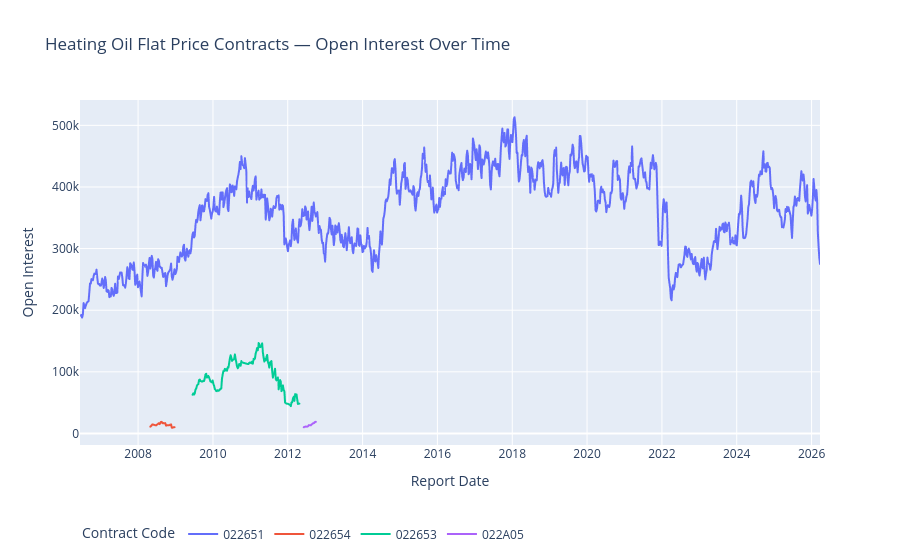

Write notebook code for a chart like this one.
### Markdown cell above
## Open Interest Over Time by Contract Code

### Code cell
fig = px.line(
    ho.sort_values("report_date_as_yyyy_mm_dd"),
    x="report_date_as_yyyy_mm_dd",
    y="open_interest_all",
    color="cftc_contract_market_code",
    hover_data=["market_and_exchange_names"],
    title="Heating Oil Flat Price Contracts — Open Interest Over Time",
    labels={
        "report_date_as_yyyy_mm_dd": "Report Date",
        "open_interest_all": "Open Interest",
        "cftc_contract_market_code": "Contract Code",
    },
)
fig.update_layout(legend=dict(orientation="h", yanchor="bottom", y=-0.3))
fig.show()

### Figure 1 — Plotly figure (JSON) as saved in the notebook; plotly's stock layout.template omitted (floating-point values rounded to 4 significant figures; data arrays with more than 128 entries replaced by an {"elided": "..."} marker saying what was removed)
{"data": [{"customdata": {"elided": "1033x1 str values"}, "hovertemplate": "Contract Code=022651<br>Report Date=%{x}<br>Open Interest=%{y}<br>market_and_exchange_names=%{customdata[0]}<extra></extra>", "legendgroup": "022651", "line": {"color": "#636efa", "dash": "solid"}, "marker": {"symbol": "circle"}, "mode": "lines", "name": "022651", "showlegend": true, "type": "scattergl", "x": {"elided": "1033 str values"}, "xaxis": "x", "y": {"elided": "1033 int values"}, "yaxis": "y"}, {"customdata": [["EUR STYLE HEATING OIL OPTIONS - NEW YORK MERCANTILE EXCHANGE"], ["EUR STYLE HEATING OIL OPTIONS - NEW YORK MERCANTILE EXCHANGE"], ["EUR STYLE HEATING OIL OPTIONS - NEW YORK MERCANTILE EXCHANGE"], ["EUR STYLE HEATING OIL OPTIONS - NEW YORK MERCANTILE EXCHANGE"], ["EUR STYLE HEATING OIL OPTIONS - NEW YORK MERCANTILE EXCHANGE"], ["EUR STYLE HEATING OIL OPTIONS - NEW YORK MERCANTILE EXCHANGE"], ["EUR STYLE HEATING OIL OPTIONS - NEW YORK MERCANTILE EXCHANGE"], ["EUR STYLE HEATING OIL OPTIONS - NEW YORK MERCANTILE EXCHANGE"], ["EUR STYLE HEATING OIL OPTIONS - NEW YORK MERCANTILE EXCHANGE"], ["EUR STYLE HEATING OIL OPTIONS - NEW YORK MERCANTILE EXCHANGE"], ["EUR STYLE HEATING OIL OPTIONS - NEW YORK MERCANTILE EXCHANGE"], ["EUR STYLE HEATING OIL OPTIONS - NEW YORK MERCANTILE EXCHANGE"], ["EUR STYLE HEATING OIL OPTIONS - NEW YORK MERCANTILE EXCHANGE"], ["EUR STYLE HEATING OIL OPTIONS - NEW YORK MERCANTILE EXCHANGE"], ["EUR STYLE HEATING OIL OPTIONS - NEW YORK MERCANTILE EXCHANGE"], ["EUR STYLE HEATING OIL OPTIONS - NEW YORK MERCANTILE EXCHANGE"], ["EUR STYLE HEATING OIL OPTIONS - NEW YORK MERCANTILE EXCHANGE"], ["EUR STYLE HEATING OIL OPTIONS - NEW YORK MERCANTILE EXCHANGE"], ["EUR STYLE HEATING OIL OPTIONS - NEW YORK MERCANTILE EXCHANGE"], ["EUR STYLE HEATING OIL OPTIONS - NEW YORK MERCANTILE EXCHANGE"], ["EUR STYLE HEATING OIL OPTIONS - NEW YORK MERCANTILE EXCHANGE"], ["EUR STYLE HEATING OIL OPTIONS - NEW YORK MERCANTILE EXCHANGE"], ["EUR STYLE HEATING OIL OPTIONS - NEW YORK MERCANTILE EXCHANGE"], ["EUR STYLE HEATING OIL OPTIONS - NEW YORK MERCANTILE EXCHANGE"], ["EUR STYLE HEATING OIL OPTIONS - NEW YORK MERCANTILE EXCHANGE"], ["EUR STYLE HEATING OIL OPTIONS - NEW YORK MERCANTILE EXCHANGE"], ["EUR STYLE HEATING OIL OPTIONS - NEW YORK MERCANTILE EXCHANGE"], ["EUR STYLE HEATING OIL OPTIONS - NEW YORK MERCANTILE EXCHANGE"]], "hovertemplate": "Contract Code=022654<br>Report Date=%{x}<br>Open Interest=%{y}<br>market_and_exchange_names=%{customdata[0]}<extra></extra>", "legendgroup": "022654", "line": {"color": "#EF553B", "dash": "solid"}, "marker": {"symbol": "circle"}, "mode": "lines", "name": "022654", "showlegend": true, "type": "scattergl", "x": ["2008-04-29T00:00:00.000000000", "2008-05-06T00:00:00.000000000", "2008-05-13T00:00:00.000000000", "2008-05-20T00:00:00.000000000", "2008-06-24T00:00:00.000000000", "2008-07-22T00:00:00.000000000", "2008-07-29T00:00:00.000000000", "2008-08-05T00:00:00.000000000", "2008-08-12T00:00:00.000000000", "2008-08-19T00:00:00.000000000", "2008-08-26T00:00:00.000000000", "2008-09-02T00:00:00.000000000", "2008-09-09T00:00:00.000000000", "2008-09-16T00:00:00.000000000", "2008-09-23T00:00:00.000000000", "2008-09-30T00:00:00.000000000", "2008-10-07T00:00:00.000000000", "2008-10-14T00:00:00.000000000", "2008-10-21T00:00:00.000000000", "2008-10-28T00:00:00.000000000", "2008-11-04T00:00:00.000000000", "2008-11-11T00:00:00.000000000", "2008-11-18T00:00:00.000000000", "2008-11-25T00:00:00.000000000", "2008-12-02T00:00:00.000000000", "2008-12-09T00:00:00.000000000", "2008-12-16T00:00:00.000000000", "2008-12-22T00:00:00.000000000"], "xaxis": "x", "y": [10949, 11824, 13387, 14749, 13085, 16667, 15053, 16962, 18638, 18815, 16541, 16807, 16371, 16503, 16730, 12581, 13248, 13342, 13340, 13393, 13470, 14319, 14698, 9242, 9405, 9665, 10197, 10085], "yaxis": "y"}, {"customdata": {"elided": "141x1 str values"}, "hovertemplate": "Contract Code=022653<br>Report Date=%{x}<br>Open Interest=%{y}<br>market_and_exchange_names=%{customdata[0]}<extra></extra>", "legendgroup": "022653", "line": {"color": "#00cc96", "dash": "solid"}, "marker": {"symbol": "circle"}, "mode": "lines", "name": "022653", "showlegend": true, "type": "scattergl", "x": {"elided": "141 str values"}, "xaxis": "x", "y": {"elided": "141 int values"}, "yaxis": "y"}, {"customdata": [["GULF COAST ULSD SWAP - NEW YORK MERCANTILE EXCHANGE"], ["GULF COAST ULSD SWAP - NEW YORK MERCANTILE EXCHANGE"], ["GULF COAST ULSD SWAP - NEW YORK MERCANTILE EXCHANGE"], ["GULF COAST ULSD SWAP - NEW YORK MERCANTILE EXCHANGE"], ["GULF COAST ULSD SWAP - NEW YORK MERCANTILE EXCHANGE"], ["GULF COAST ULSD SWAP - NEW YORK MERCANTILE EXCHANGE"], ["GULF COAST ULSD SWAP - NEW YORK MERCANTILE EXCHANGE"], ["GULF COAST ULSD SWAP - NEW YORK MERCANTILE EXCHANGE"], ["GULF COAST ULSD SWAP - NEW YORK MERCANTILE EXCHANGE"], ["GULF COAST ULSD SWAP - NEW YORK MERCANTILE EXCHANGE"], ["GULF COAST ULSD SWAP - NEW YORK MERCANTILE EXCHANGE"], ["GULF COAST ULSD SWAP - NEW YORK MERCANTILE EXCHANGE"], ["GULF COAST ULSD SWAP - NEW YORK MERCANTILE EXCHANGE"], ["GULF COAST ULSD SWAP - NEW YORK MERCANTILE EXCHANGE"], ["GULF COAST ULSD SWAP - NEW YORK MERCANTILE EXCHANGE"], ["GULF COAST ULSD SWAP - NEW YORK MERCANTILE EXCHANGE"], ["GULF COAST ULSD SWAP - NEW YORK MERCANTILE EXCHANGE"], ["GULF COAST ULSD SWAP - NEW YORK MERCANTILE EXCHANGE"]], "hovertemplate": "Contract Code=022A05<br>Report Date=%{x}<br>Open Interest=%{y}<br>market_and_exchange_names=%{customdata[0]}<extra></extra>", "legendgroup": "022A05", "line": {"color": "#ab63fa", "dash": "solid"}, "marker": {"symbol": "circle"}, "mode": "lines", "name": "022A05", "showlegend": true, "type": "scattergl", "x": ["2012-06-05T00:00:00.000000000", "2012-06-12T00:00:00.000000000", "2012-06-19T00:00:00.000000000", "2012-06-26T00:00:00.000000000", "2012-07-03T00:00:00.000000000", "2012-07-10T00:00:00.000000000", "2012-07-17T00:00:00.000000000", "2012-07-24T00:00:00.000000000", "2012-07-31T00:00:00.000000000", "2012-08-07T00:00:00.000000000", "2012-08-14T00:00:00.000000000", "2012-08-21T00:00:00.000000000", "2012-08-28T00:00:00.000000000", "2012-09-04T00:00:00.000000000", "2012-09-11T00:00:00.000000000", "2012-09-18T00:00:00.000000000", "2012-09-25T00:00:00.000000000", "2012-10-02T00:00:00.000000000"], "xaxis": "x", "y": [10017, 10574, 10974, 11196, 11032, 11175, 11628, 13323, 13233, 13194, 13239, 14519, 15473, 16461, 16705, 17644, 18695, 18841], "yaxis": "y"}], "layout": {"legend": {"orientation": "h", "title": {"text": "Contract Code"}, "tracegroupgap": 0, "y": -0.3, "yanchor": "bottom"}, "title": {"text": "Heating Oil Flat Price Contracts — Open Interest Over Time"}, "xaxis": {"anchor": "y", "domain": [0, 1], "title": {"text": "Report Date"}}, "yaxis": {"anchor": "x", "domain": [0, 1], "title": {"text": "Open Interest"}}}}
